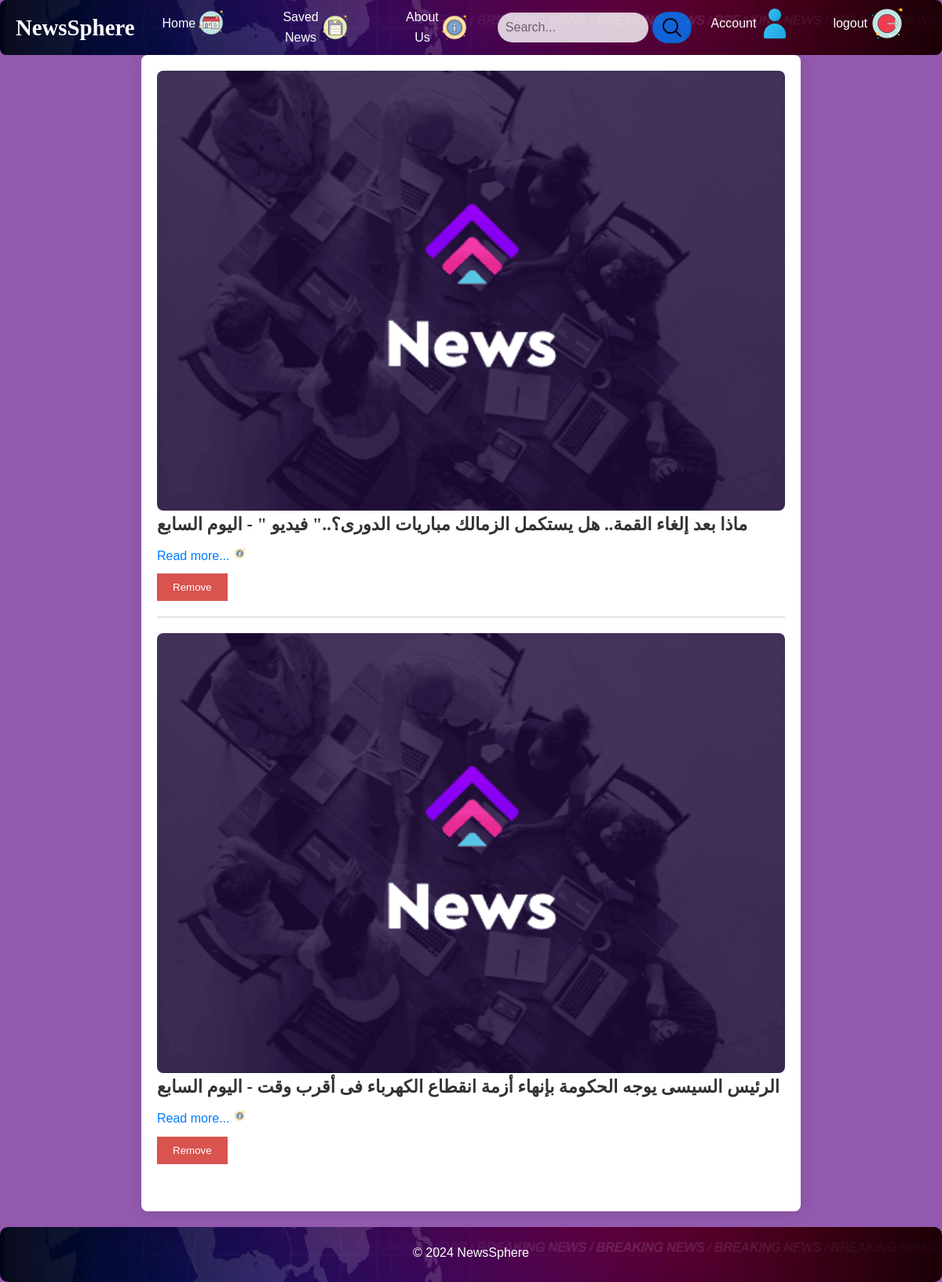
The app's page /Saved_News (signed in), older data.
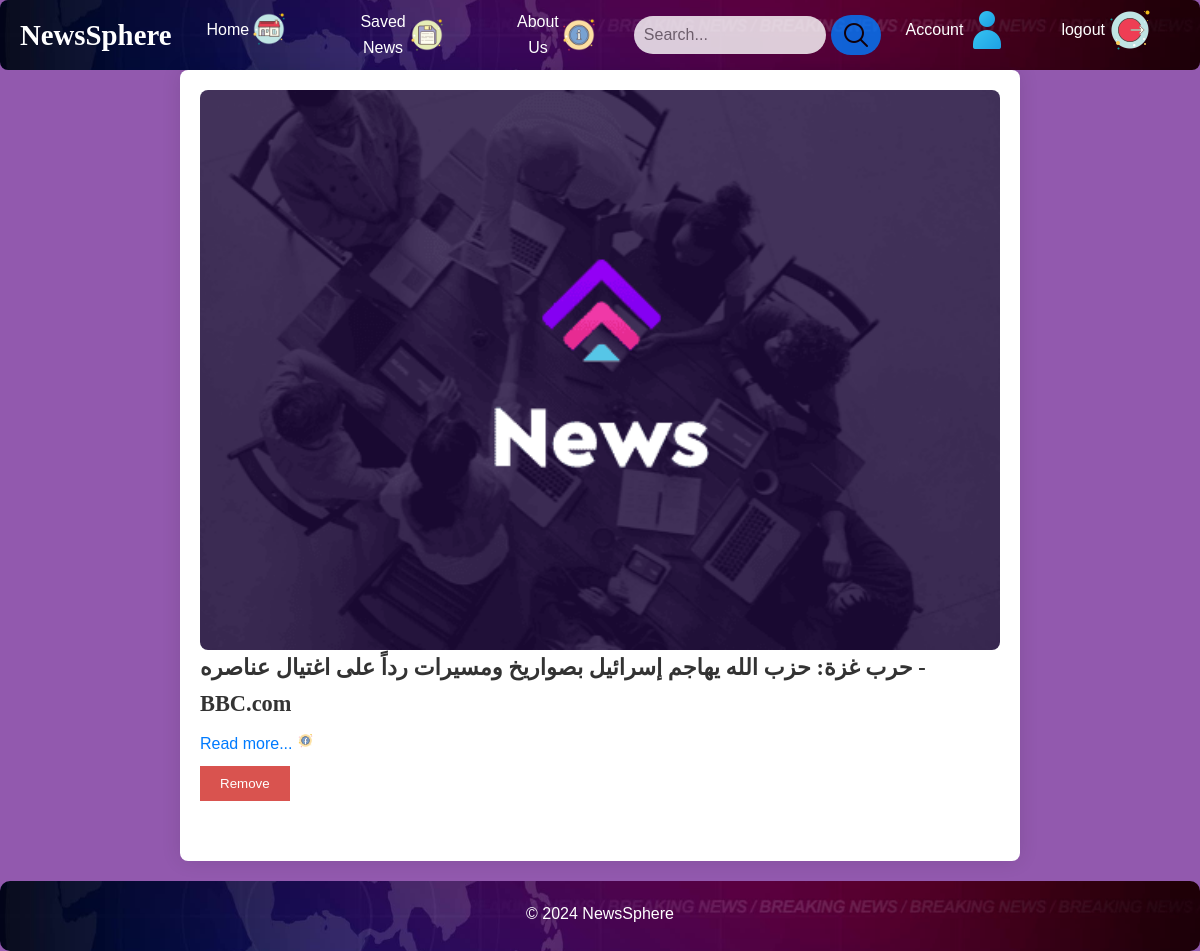
The same page, newer data.
### NewsSphere/models/Models.py (models this page shows, shortened)
class Saved_news(db.Model):
    id = db.Column(db.Integer,primary_key = True)
    url = db.Column(db.String(120), nullable = False)
    urlToImage = db.Column(db.String(120), nullable = False)
    title = db.Column(db.String(30), nullable = False)
    description = db.Column(db.String(200), nullable = False)
    user_id = db.Column(db.Integer, db.ForeignKey('user.id'),nullable = False)

### NewsSphere/users/routes.py (the view)
@users.route('/Saved_News')
@login_required
def Saved_News():
    saved_news = Saved_news.query.filter_by(user_id=current_user.id)
    return render_template('saved_news.html',saved_news=saved_news)

### NewsSphere/models/Models.py (called while the page is built)
@login_manager.user_loader
def load_user(user_id):
    return User.query.get(int(user_id))

### NewsSphere/templates/saved_news.html (shortened to what this page needs)
{% include 'header.html' %}
<main>
    <div class="news-container" id="news-container">
        {% for news in saved_news %}
            <div class="news-article" id="news-article">
                {% if news['urlToImage'] != "None" %}
                    <img src="{{ news['urlToImage'] }}" alt="News image">
                {% else %}
                    <img src="{{ url_for('static', filename='News_featured.png') }}" alt="Default news image">
                {% endif %}
                <h3>{{ news['title'] }}</h3>
                <a href="{{ news['url'] }}" target="_blank">Read more...</a>
                <a href="https://www.facebook.com/sharer/sharer.php?u={{ news['url'] }}" class="share-button" target="_blank">
                    <img src="{{ url_for('static', filename='icons8-facebook-logo-50.png') }}" alt="Share on Facebook" class="facebook-logo">
                </a>
                <button class="remove-button"
                data-url="{{ news['url'] }}"
                onclick="toggleremoveNews(this)"
                >Remove</button>
            </div>
        {% endfor %}
    </div>
</main>
{% include 'footer.html' %}

### NewsSphere/templates/header.html (shortened to what this page needs)
{% set show_search_bar = show_search_bar|default(true) %}
<!DOCTYPE html>
<html>
<head>
    <link rel="stylesheet" href="{{ url_for('static', filename='style.css') }}">
</head>
<body>
    <header>
        <div class="header-container">
            <h1><a href="{{url_for('main.landing_page')}}">NewsSphere</a></h1>
            <nav>
                <ul>
                    <li><a href="/">Home
			<img src="{{ url_for('static', filename='icons8-home-50.png') }}" alt="Home">
		    </a></li>
                    <li><a href="/Saved_News">Saved News
			<img src="{{ url_for('static', filename='icons8-save-50.png') }}" alt="saved">
		    </a></li>
                    <li><a href="/about">About Us
			<img src="{{ url_for('static', filename='icons8-info-50.png') }}" alt="About Us">
		    </a></li>
                </ul>
            </nav>
            {% if show_search_bar %}
        <form id="search-form" class="search-form">
            <input type="text" name="query" id="search-input" placeholder="Search...">
            <button type="submit">
		<img src="{{ url_for('static', filename='icons8-search-30.png') }}" alt="Search">
	    </button>
        </form>
        {% endif %}
            <div class="auth-links">
                {% if current_user.is_authenticated %}
                <a href="/account" class="auth-link">Account
			<img src="{{ url_for('static', filename='icons8-customer-48.png') }}" alt="Account">
		</a>
                <a href="/logout" class="auth-link">logout<pr>
			<img src="{{ url_for('static', filename='icons8-logout-50.png') }}" alt="logout">
		</a>
                {% endif %}
            </div>
        </div>
    </header>

### NewsSphere/templates/footer.html
<footer>
    <p>&copy; 2024 NewsSphere</p>
</footer>
</body>
</html>

### NewsSphere/static/style.css (style rules this page uses)
* { box-sizing: border-box; margin: 0; padding: 0; }
body { font-family: 'Arial', sans-serif; background-color: #f4f4f4; color: #333; line-height: 1.6; background-color: #9259ae; }
header { background-image: url('breaking-news-background-loop-free-video.jpg'); background-size: cover; background-repeat: no-repeat; background-position: center; color: white; padding: 20px 0; text-align: center; border-radius: 8px; height: 70px; width: 100%; display: flex; align-items: center; }
.header-container { max-width: 1200px; margin: 0 auto; display: flex; align-items: center; padding: 0 20px; }
.header-container h1 { font-size: 1.8rem; }
nav ul { list-style-type: none; margin: 0; padding: 0; display: flex; }
nav ul li { margin: 0 10px; }
nav ul li a { display: flex; align-items: center; margin-right: 10px; color: white; margin-left: 15px; text-decoration: none; font-size: 1rem; transition: color 0.3s ease, background-color 0.3s ease; padding: 5px 10px; border-radius: 5px; }
nav ul li a img { margin-right: 5px; max-width: 40px; max-height: 40px; }
.search-form { display: flex; align-items: center; }
.search-form input[type="text"] { padding: 10px; border-radius: 20px; border: none; font-size: 1rem; opacity: .8; transition: background-color 0.9s ease; }
.search-form button { padding: 5px 10px; border-radius: 20px; opacity: .8; margin-left: 5px; border: none; background-color: #007bff; cursor: pointer; transition: background-color 0.3s ease; }
.auth-links { display: flex; align-items: center; }
.auth-links a { display: flex; align-items: center; margin-right: 10px; color: white; margin-left: 15px; text-decoration: none; font-size: 1rem; transition: color 0.3s ease, background-color 0.3s ease; padding: 5px 10px; border-radius: 5px; }
.auth-links a img { margin-right: 5px; }
.news-container { background-color: white; padding: 20px; border-radius: 8px; box-shadow: 0 0 20px rgba(0, 0, 0, 0.1); width: 70%; margin: 0 auto; }
.news-article { margin-bottom: 20px; border-bottom: 1px solid #ccc; padding-bottom: 20px; }
.news-article img { width: 100%; height: auto; border-radius: 8px; object-fit: cover; }
.news-article h3 { margin-top: 0; font-size: 1.4rem; }
.news-article:last-child { border-bottom: none; }
.news-article a { color: #007bff; text-decoration: none; transition: color 0.3s ease; }
footer { background-image: url('breaking-news-background-loop-free-video.jpg'); background-size: cover; background-repeat: no-repeat; background-position: center; color: white; text-align: center; padding: 20px 0; margin-top: 20px; bottom: 0; border-radius: 10px; height: 70px; width: 100%; }
.share-button { display: inline-block; margin-top: 10px; }
.facebook-logo { max-width: 17px; height: auto; }
div div { margin-bottom: 10px; }
input[type="text"], input[type="email"], input[type="password"] { width: 100%; padding: 8px; border: 1px solid #ddd; border-radius: 4px; box-sizing: border-box; }
h1, h2, h3 { font-family: 'Georgia', serif; }
h1 > a { color: #fff; text-decoration: none; }
.remove-button { display: block; padding: 10px 20px; background-color: #d9534f; color: #ffffff; border: none; text-align: center; cursor: pointer; margin-top: 10px; white-space: nowrap; }

Row changes from the older to the newer data that the page shows:
removed Saved_news: title "ماذا بعد إلغاء القمة.. هل يستكمل الزمالك مباريات الدورى؟..\" فيديو \" - اليوم السابع"
removed Saved_news: title "الرئيس السيسى يوجه الحكومة بإنهاء أزمة انقطاع الكهرباء فى أقرب وقت - اليوم السابع"
added Saved_news: urlToImage (picture), title "حرب غزة: حزب الله يهاجم إسرائيل بصواريخ ومسيرات رداً على اغتيال عناصره - BBC.com"
